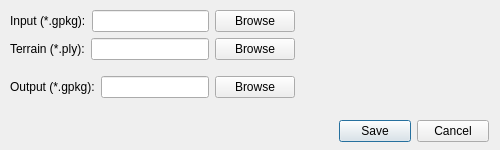
<?xml version="1.0" encoding="UTF-8"?>
<ui version="4.0">
 <class>Dialog</class>
 <widget class="QDialog" name="Dialog">
  <property name="geometry">
   <rect>
    <x>0</x>
    <y>0</y>
    <width>500</width>
    <height>150</height>
   </rect>
  </property>
  <property name="sizePolicy">
   <sizepolicy hsizetype="Preferred" vsizetype="Preferred">
    <horstretch>0</horstretch>
    <verstretch>0</verstretch>
   </sizepolicy>
  </property>
  <property name="minimumSize">
   <size>
    <width>500</width>
    <height>150</height>
   </size>
  </property>
  <property name="maximumSize">
   <size>
    <width>500</width>
    <height>200</height>
   </size>
  </property>
  <property name="windowTitle">
   <string>Intersect features with DTM...</string>
  </property>
  <widget class="QDialogButtonBox" name="buttonBox">
   <property name="geometry">
    <rect>
     <x>339</x>
     <y>120</y>
     <width>150</width>
     <height>23</height>
    </rect>
   </property>
   <property name="orientation">
    <enum>Qt::Horizontal</enum>
   </property>
   <property name="standardButtons">
    <set>QDialogButtonBox::Cancel|QDialogButtonBox::Save</set>
   </property>
  </widget>
  <widget class="QWidget" name="layoutWidget">
   <property name="geometry">
    <rect>
     <x>10</x>
     <y>10</y>
     <width>481</width>
     <height>105</height>
    </rect>
   </property>
   <layout class="QVBoxLayout" name="verticalLayout">
    <property name="sizeConstraint">
     <enum>QLayout::SetFixedSize</enum>
    </property>
    <item>
     <layout class="QHBoxLayout" name="horizontalLayout">
      <item>
       <widget class="QLabel" name="label_project">
        <property name="text">
         <string>Input (*.gpkg):</string>
        </property>
       </widget>
      </item>
      <item>
       <widget class="QLineEdit" name="line_input_path">
        <property name="sizePolicy">
         <sizepolicy hsizetype="Expanding" vsizetype="Fixed">
          <horstretch>0</horstretch>
          <verstretch>0</verstretch>
         </sizepolicy>
        </property>
        <property name="maximumSize">
         <size>
          <width>300</width>
          <height>16777215</height>
         </size>
        </property>
       </widget>
      </item>
      <item>
       <widget class="QPushButton" name="btn_input_path">
        <property name="text">
         <string>Browse</string>
        </property>
       </widget>
      </item>
     </layout>
    </item>
    <item>
     <layout class="QHBoxLayout" name="horizontalLayout_2">
      <item>
       <widget class="QLabel" name="label_terrain">
        <property name="sizePolicy">
         <sizepolicy hsizetype="Fixed" vsizetype="Preferred">
          <horstretch>0</horstretch>
          <verstretch>0</verstretch>
         </sizepolicy>
        </property>
        <property name="maximumSize">
         <size>
          <width>100</width>
          <height>16777215</height>
         </size>
        </property>
        <property name="text">
         <string>Terrain (*.ply):</string>
        </property>
       </widget>
      </item>
      <item>
       <widget class="QLineEdit" name="line_terrain_path">
        <property name="sizePolicy">
         <sizepolicy hsizetype="Expanding" vsizetype="Fixed">
          <horstretch>0</horstretch>
          <verstretch>0</verstretch>
         </sizepolicy>
        </property>
        <property name="maximumSize">
         <size>
          <width>300</width>
          <height>16777215</height>
         </size>
        </property>
       </widget>
      </item>
      <item>
       <widget class="QPushButton" name="btn_terrain_path">
        <property name="text">
         <string>Browse</string>
        </property>
       </widget>
      </item>
     </layout>
    </item>
    <item>
     <spacer name="verticalSpacer">
      <property name="orientation">
       <enum>Qt::Vertical</enum>
      </property>
      <property name="sizeType">
       <enum>QSizePolicy::Fixed</enum>
      </property>
      <property name="sizeHint" stdset="0">
       <size>
        <width>20</width>
        <height>10</height>
       </size>
      </property>
     </spacer>
    </item>
    <item>
     <layout class="QHBoxLayout" name="horizontalLayout_3">
      <item>
       <widget class="QLabel" name="label_out">
        <property name="text">
         <string>Output (*.gpkg):</string>
        </property>
       </widget>
      </item>
      <item>
       <widget class="QLineEdit" name="line_out_path">
        <property name="sizePolicy">
         <sizepolicy hsizetype="Expanding" vsizetype="Fixed">
          <horstretch>0</horstretch>
          <verstretch>0</verstretch>
         </sizepolicy>
        </property>
        <property name="maximumSize">
         <size>
          <width>300</width>
          <height>16777215</height>
         </size>
        </property>
       </widget>
      </item>
      <item>
       <widget class="QPushButton" name="btn_out_path">
        <property name="text">
         <string>Browse</string>
        </property>
       </widget>
      </item>
     </layout>
    </item>
   </layout>
  </widget>
 </widget>
 <resources/>
 <connections>
  <connection>
   <sender>buttonBox</sender>
   <signal>rejected()</signal>
   <receiver>Dialog</receiver>
   <slot>reject()</slot>
   <hints>
    <hint type="sourcelabel">
     <x>316</x>
     <y>260</y>
    </hint>
    <hint type="destinationlabel">
     <x>286</x>
     <y>274</y>
    </hint>
   </hints>
  </connection>
  <connection>
   <sender>buttonBox</sender>
   <signal>accepted()</signal>
   <receiver>Dialog</receiver>
   <slot>accept()</slot>
   <hints>
    <hint type="sourcelabel">
     <x>248</x>
     <y>254</y>
    </hint>
    <hint type="destinationlabel">
     <x>157</x>
     <y>274</y>
    </hint>
   </hints>
  </connection>
 </connections>
</ui>
